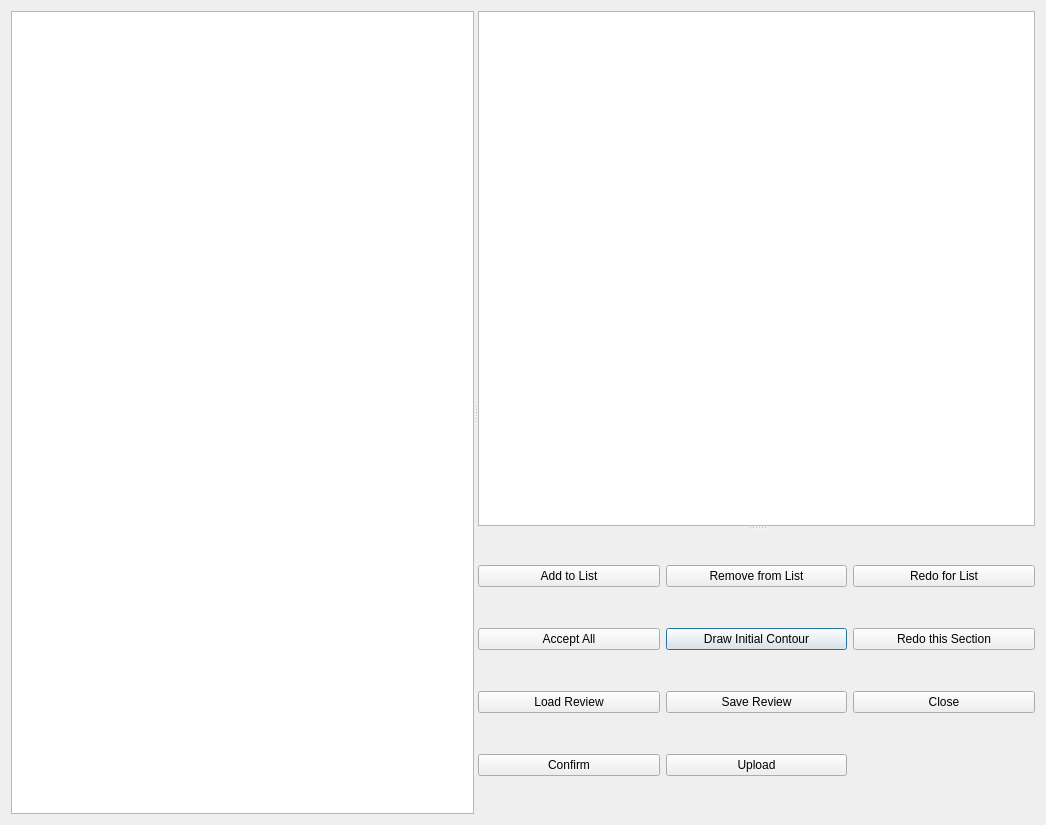
<?xml version="1.0" encoding="UTF-8"?>
<ui version="4.0">
 <class>MaskEditingGui2</class>
 <widget class="QDialog" name="MaskEditingGui2">
  <property name="geometry">
   <rect>
    <x>0</x>
    <y>0</y>
    <width>1046</width>
    <height>825</height>
   </rect>
  </property>
  <property name="windowTitle">
   <string>Review Masks</string>
  </property>
  <layout class="QGridLayout" name="gridLayout_2">
   <item row="0" column="0">
    <widget class="QSplitter" name="splitter_2">
     <property name="orientation">
      <enum>Qt::Horizontal</enum>
     </property>
     <widget class="QGraphicsView" name="gview_finalMask"/>
     <widget class="QSplitter" name="splitter">
      <property name="orientation">
       <enum>Qt::Vertical</enum>
      </property>
      <widget class="QListView" name="listview_bad"/>
      <widget class="QWidget" name="">
       <layout class="QGridLayout" name="gridLayout">
        <item row="1" column="1">
         <widget class="QPushButton" name="button_drawInitContour">
          <property name="text">
           <string>Draw Initial Contour</string>
          </property>
         </widget>
        </item>
        <item row="1" column="2">
         <widget class="QPushButton" name="button_redoThisSection">
          <property name="text">
           <string>Redo this Section</string>
          </property>
         </widget>
        </item>
        <item row="2" column="2">
         <widget class="QPushButton" name="button_closeMaskGui">
          <property name="text">
           <string>Close</string>
          </property>
         </widget>
        </item>
        <item row="1" column="0">
         <widget class="QPushButton" name="button_acceptAllSubmasks">
          <property name="text">
           <string>Accept All</string>
          </property>
         </widget>
        </item>
        <item row="2" column="1">
         <widget class="QPushButton" name="button_saveReview">
          <property name="text">
           <string>Save Review</string>
          </property>
         </widget>
        </item>
        <item row="2" column="0">
         <widget class="QPushButton" name="button_loadReview">
          <property name="text">
           <string>Load Review</string>
          </property>
         </widget>
        </item>
        <item row="0" column="1">
         <widget class="QPushButton" name="button_removeFromList">
          <property name="text">
           <string>Remove from List</string>
          </property>
         </widget>
        </item>
        <item row="0" column="2">
         <widget class="QPushButton" name="button_redoList">
          <property name="text">
           <string>Redo for List</string>
          </property>
         </widget>
        </item>
        <item row="0" column="0">
         <widget class="QPushButton" name="button_addToList">
          <property name="text">
           <string>Add to List</string>
          </property>
         </widget>
        </item>
        <item row="3" column="0">
         <widget class="QPushButton" name="button_confirmMasks">
          <property name="text">
           <string>Confirm</string>
          </property>
         </widget>
        </item>
        <item row="3" column="1">
         <widget class="QPushButton" name="button_uploadMasks">
          <property name="text">
           <string>Upload</string>
          </property>
         </widget>
        </item>
       </layout>
      </widget>
     </widget>
    </widget>
   </item>
  </layout>
 </widget>
 <resources/>
 <connections/>
</ui>
